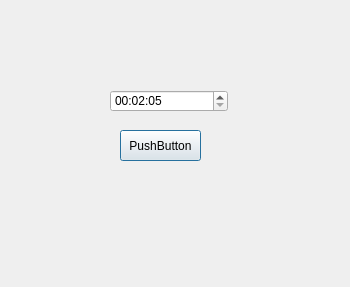
<?xml version="1.0" encoding="UTF-8"?>
<ui version="4.0">
 <class>element_alarm</class>
 <widget class="QDialog" name="element_alarm">
  <property name="geometry">
   <rect>
    <x>0</x>
    <y>0</y>
    <width>350</width>
    <height>287</height>
   </rect>
  </property>
  <property name="windowTitle">
   <string>Dialog</string>
  </property>
  <widget class="QTimeEdit" name="timeEdit">
   <property name="geometry">
    <rect>
     <x>110</x>
     <y>90</y>
     <width>118</width>
     <height>22</height>
    </rect>
   </property>
   <property name="time">
    <time>
     <hour>0</hour>
     <minute>2</minute>
     <second>5</second>
    </time>
   </property>
  </widget>
  <widget class="QPushButton" name="return_time">
   <property name="geometry">
    <rect>
     <x>120</x>
     <y>130</y>
     <width>81</width>
     <height>31</height>
    </rect>
   </property>
   <property name="text">
    <string>PushButton</string>
   </property>
  </widget>
 </widget>
 <resources/>
 <connections/>
</ui>
